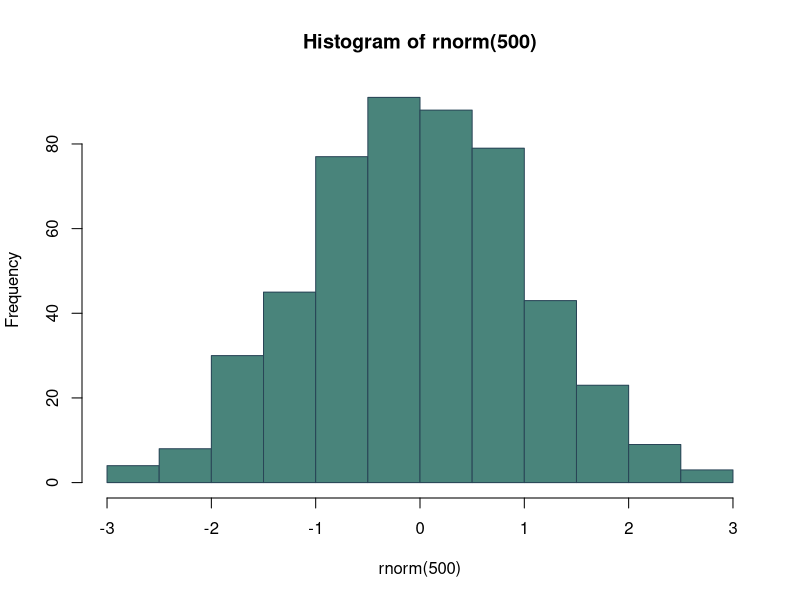

This chart was generated by the following R code:
## ---- chunk 1
(x <- 1:10)
## ---- chunk 2
(x <- 1:10)
## ---- chunk 3
par(bg = "transparent")
hist(rnorm(500), col = "#49847b", border = "#294557")
